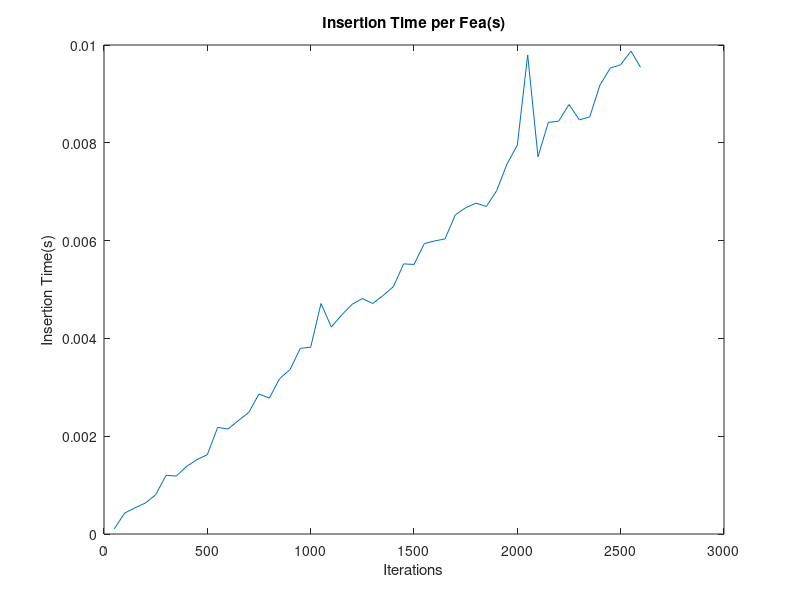
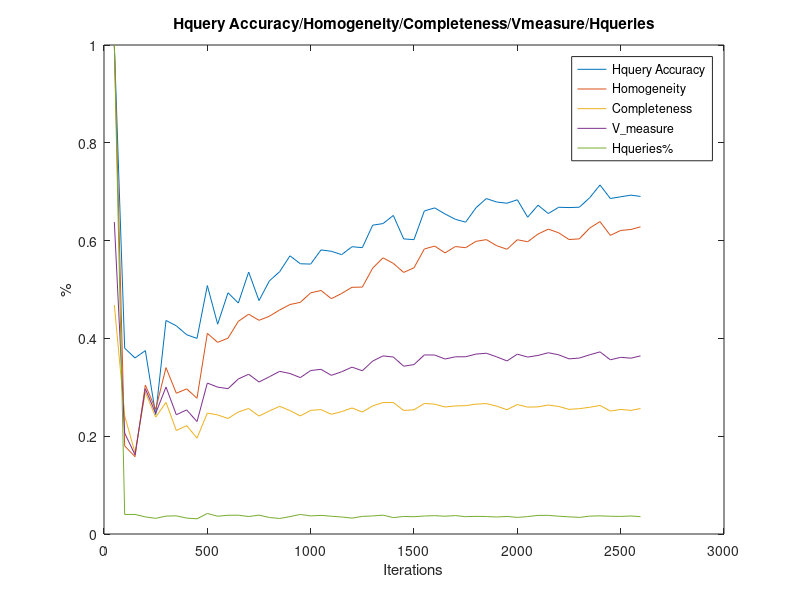
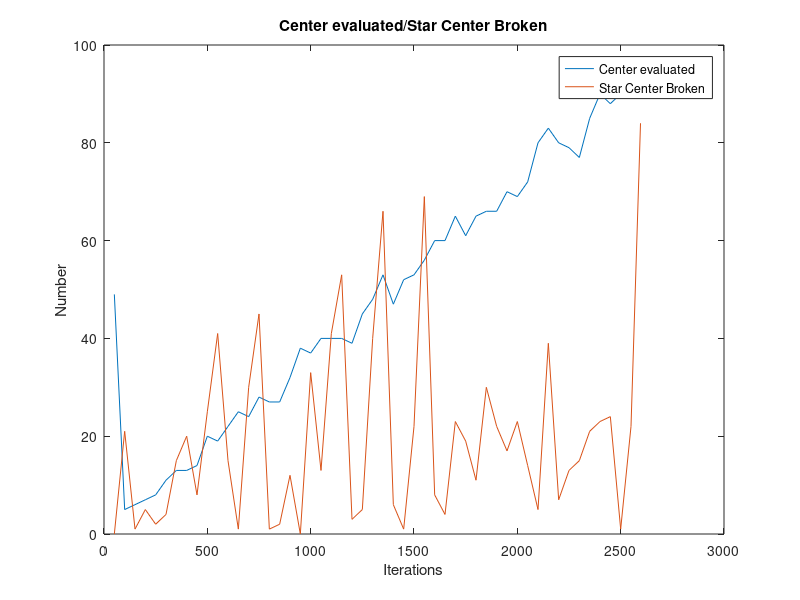

Here is the MATLAB script that generated these plots, in order:
% plot characteristic curve
mat = load('charaVars_guided_osc_minc15_pre50_0.0002_0.0002_0.9.dat','-ascii');
mat = mat(:,1:52);

typeNames = {'Insertion Time per Fea(s)','Hquery Accuracy','Homogeneity','Completeness','V\_measure','Number of Clusters','Center evaluated','Star Center Broken'};

num = size(mat,2);
idx = 1:1:num-1;
idx = idx*50;
idx = [idx 2596];

figure;
%subplot(3,1,1);
plot(idx, mat(1,:)/1000);
xlabel('Iterations');
ylabel('Insertion Time(s)');
title(typeNames{1});

figure;
plot(idx, mat(2,:));
hold on;
% xlabel('Iterations');
% ylabel('Hquery Accuracy');
% title(typeNames{2});

%subplot(3,1,2);
plot(idx, mat(3,:));
hold on;
plot(idx, mat(4,:));
hold on;
plot(idx, mat(5,:));
hold on;
plot(idx, mat(6,:)./idx);
hold on;
xlabel('Iterations');
ylabel('%');
legend(typeNames{2:5},'Hqueries%');
title('Hquery Accuracy/Homogeneity/Completeness/Vmeasure/Hqueries');

figure;
plot(idx, mat(7,:));
hold on;
plot(idx, mat(8,:));
xlabel('Iterations');
ylabel('Number');
legend(typeNames{7:8});
title('Center evaluated/Star Center Broken');

%subplot(3,1,3)
